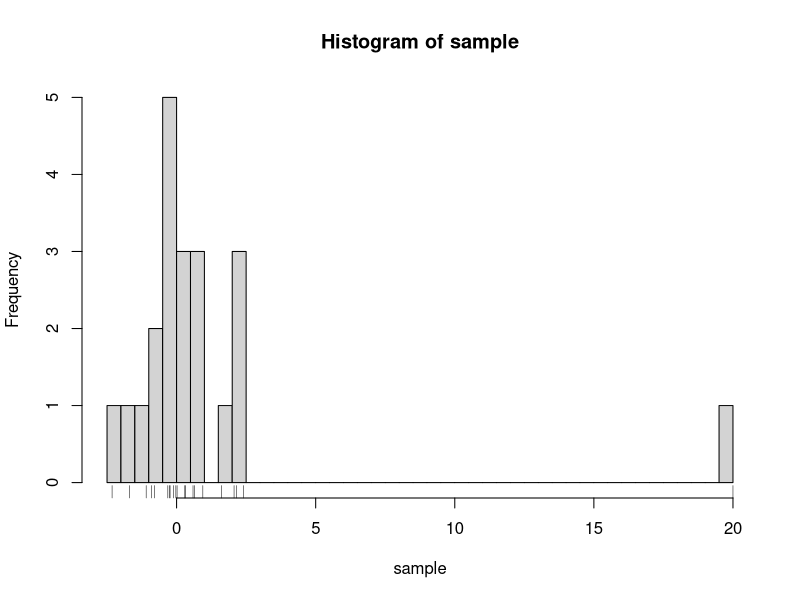

Reproduce this figure in R.
## ---- chunk 1
knitr::opts_chunk$set(collapse = TRUE, echo=TRUE, message=FALSE, warning=FALSE)
## ---- chunk 2
sample = rnorm(20)
sample = c(sample, 20)
hist(sample, breaks=50)
rug(sample)
